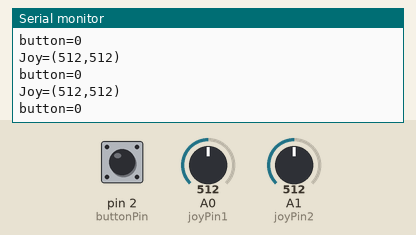
Recording of a sketch running on a simulated Arduino Uno, built with avr-gcc and run on an emulated ATmega328P. Parts: the last lines printed to the serial monitor. The test bench sets the inputs (shaded band); at power-on: A0 (joyPin1) = 512, A1 (joyPin2) = 512, pin 2 (buttonPin) HIGH.

Above: at 1.2 s.
1.3 s: A0 (joyPin1) set to 716
At 1.39 s:
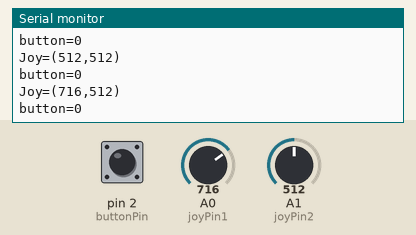
2.8 s: A1 (joyPin2) set to 716
At 2.9 s:
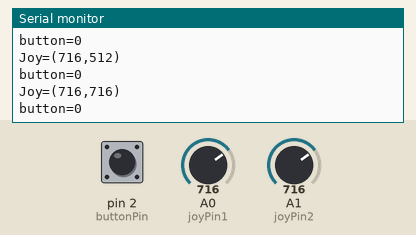
4.3 s: A0 (joyPin1) set to 1023
At 4.41 s:
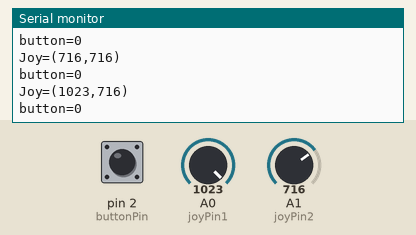
7.3 s: A0 (joyPin1) set to 0
At 7.44 s:
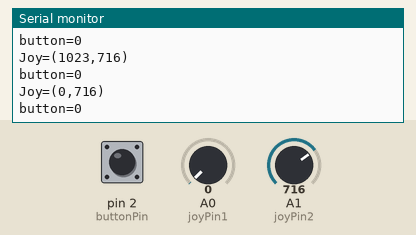
10.3 s: pin 2 (buttonPin) pulled LOW for 0.15 s
At 10.46 s:
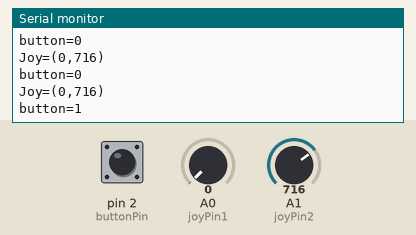
11.9 s: A1 (joyPin2) set to 900
At 12.07 s:
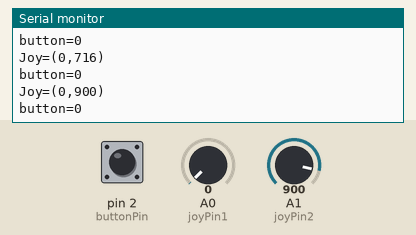
Timing chart, 0 to 14.4 s (numbered marks = the images above; inputs shaded):
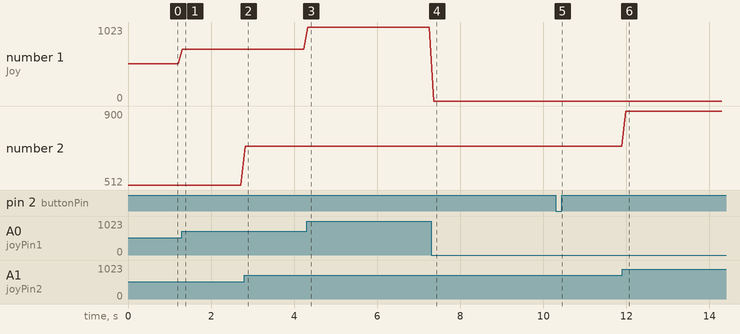

The sketch:

joyStick.ino
```cpp
int joyPin1 = 0;                 // slider variable connecetd to analog pin 0
int joyPin2 = 1;                 // slider variable connecetd to analog pin 1
int value1 = 0;                  // variable to read the value from the analog pin 0
int value2 = 0;                  // variable to read the value from the analog pin 1
int buttonPin = 2;
int btn = 0;

void setup() {
  pinMode(buttonPin, INPUT);
  digitalWrite(buttonPin, HIGH);
  Serial.begin(9600);
}

void loop() {
  value1 = analogRead(joyPin1);
  value2 = analogRead(joyPin2);
  btn = !digitalRead(buttonPin);
  Serial.print("Joy=(");
  Serial.print(value1);
  Serial.print(",");
  Serial.print(value2);
  Serial.println(")");
  Serial.print("button=");
  Serial.println(btn);
  delay(100);
}
```

Measured:
- after the input at 1.3 s, the serial monitor: prints a new line at once (image 1)
- after the input at 2.8 s, the serial monitor: prints a new line at once (image 2)
- after the input at 4.3 s, the serial monitor: prints a new line at once (image 3)
- after the input at 7.3 s, the serial monitor: prints a new line after 0.06 s (image 4)
- after the input at 10.3 s, the serial monitor: prints a new line after 0.09 s (image 5)
- after the input at 11.9 s, the serial monitor: prints a new line after 0.09 s (image 6)
- plotted number 1: 512 → 716 after the input at 1.3 s, 716 → 1023 after the input at 4.3 s
- plotted number 2: 716 → 900 after the input at 11.9 s
